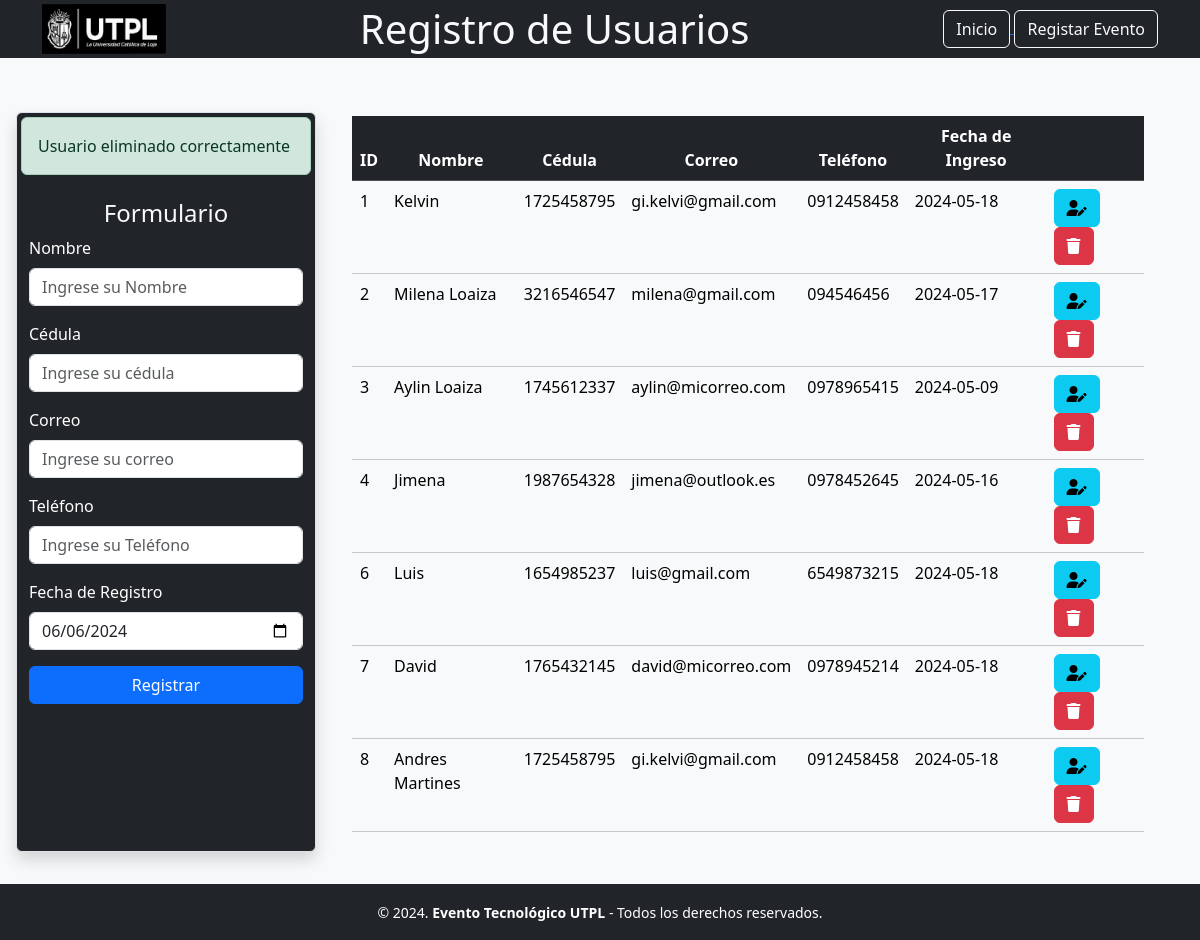
The page /registroUsuarios.php?id=1 on the database its author committed.
### tables this page shows
CREATE TABLE `usuarios` (
  `id` int(100) NOT NULL,
  `nombre` varchar(200) NOT NULL,
  `cedula` varchar(10) NOT NULL,
  `correo` varchar(150) NOT NULL,
  `telefono` varchar(10) NOT NULL,
  `fecha_registro` date NOT NULL
);

### registroUsuarios.php (the view, shortened to what this page needs)
<!DOCTYPE html>
<html lang="es">
<head>
    <link href="https://cdn.jsdelivr.net/npm/bootstrap@5.3.3/dist/css/bootstrap.min.css" rel="stylesheet">
</head>
<body class="bg-light">
    <header class="bg-dark text-light py-1 fixed-top">
        <div class="container d-flex justify-content-between align-items-center">
            <div>
                <img src="img/logo.png" alt="Logo" class="img-fluid" style="max-height: 50px;">
            </div>
            <div>
                <h1 class="text-center m-0">Registro de Usuarios</h1>
            </div>
            <div>
                <a href="index.php">
                    <button type="button" class="btn btn-outline-light">Inicio</button>
                </a>
                <a href="registroEvento.php">
                    <button type="button" class="btn btn-outline-light">Registar Evento</button>
                </a>
            </div>
        </div>
    </header>
    <div class="container-fluid mt-5 pt-5">
        <div class="row">
            <div class="col-md-3 bg-dark p-1 border rounded shadow m-3">
                <?php
                include "controlador/eliminar.php";
                ?>
                <form class="p-2" method="POST">
                    <h4 class="text-center   text-light"> Formulario </h4>
                    <div class="form-group mb-3">
                        <label for="nombre" class="form-label text-white">Nombre</label>
                        <input type="text" class="form-control" id="nombre" name="nombre" placeholder="Ingrese su Nombre">
                    </div>
                    <div class="form-group mb-3">
                        <label for="cedula" class="form-label text-white">Cédula</label>
                        <input type="text" class="form-control" id="cedula" name="cedula" placeholder="Ingrese su cédula">
                    </div>
                    <div class="form-group mb-3">
                        <label for="correo" class="form-label text-white">Correo</label>
                        <input type="email" class="form-control" id="correo" name="correo" placeholder="Ingrese su correo">
                    </div>
                    <div class="form-group mb-3">
                        <label for="telefono" class="form-label text-white">Teléfono</label>
                        <input type="text" class="form-control" id="telefono" name="telefono" placeholder="Ingrese su Teléfono">
                    </div>
                    <div class="form-group mb-3">
                        <label for="fecha_registro" class="form-label text-white">Fecha de Registro</label>
                        <input type="date" class="form-control" id="fecha_registro" name="fecha_registro">
                    </div>
                    <div class="d-grid">
                        <button type="submit" class="btn btn-primary" name="btnregistrar" value="ok">Registrar</button>
                    </div>
                </form>
            </div>
            <div class="col-md-8 p-1 m-3">
                <table class="table table-light table-hover">
                    <thead class="table-dark">
                        <tr class="text-center">
                            <th scope="col">ID</th>
                            <th scope="col">Nombre</th>
                            <th scope="col">Cédula</th>
                            <th scope="col">Correo</th>
                            <th scope="col">Teléfono</th>
                            <th scope="col">Fecha de Ingreso</th>
                            <th scope="col"></th>
                        </tr>
                    </thead>
                    <tbody>
                        <?php
                        include "conexion.php";
                        $sql = $conexion->query("SELECT * FROM usuarios");
                        while ($datos = $sql->fetch_object()) { ?>
                            <tr>
                                <td><?= $datos->id ?></td>
                                <td><?= $datos->nombre ?></td>
                                <td><?= $datos->cedula ?></td>
                                <td><?= $datos->correo ?></td>
                                <td><?= $datos->telefono ?></td>
                                <td><?= $datos->fecha_registro ?></td>
                                <td>
                                    <a href="modificar.php?id=<?= $datos->id ?>" class="btn btn-small btn-info"> <i class="fa-solid fa-user-pen"></i></a>
                                    <a onclick="return eliminar()" href="registroUsuarios.php?id=<?= $datos->id ?>" class="btn btn-small btn-danger"> <i class="fa-solid fa-trash"></i></a>
                                </td>
                            </tr>
                        <?php } ?>
                    </tbody>
                </table>
            </div>
        </div>
    </div>
    <br>
    <br>
    <br>
    <footer class="text-center text-bg-dark mt-auto py-3 fixed-bottom">
        <small>&copy; 2024. <b>Evento Tecnológico UTPL</b> - Todos los derechos reservados.</small>
    </footer>
</body>
</html>

### rows shown on the page
usuarios: id "1", nombre "Kelvin", cedula "1725458795", correo "gi.kelvi@gmail.com", telefono "0912458458", fecha_registro "2024-05-18"
usuarios: id "2", nombre "Milena Loaiza", cedula "3216546547", correo "milena@gmail.com", telefono "094546456", fecha_registro "2024-05-17"
usuarios: id "3", nombre "Aylin Loaiza", cedula "1745612337", correo "aylin@micorreo.com", telefono "0978965415", fecha_registro "2024-05-09"
usuarios: id "4", nombre "Jimena", cedula "1987654328", correo "jimena@outlook.es", telefono "0978452645", fecha_registro "2024-05-16"
usuarios: id "6", nombre "Luis", cedula "1654985237", correo "luis@gmail.com", telefono "6549873215", fecha_registro "2024-05-18"
usuarios: id "7", nombre "David", cedula "1765432145", correo "david@micorreo.com", telefono "0978945214", fecha_registro "2024-05-18"
usuarios: id "8", nombre "Andres Martines", cedula "1725458795", correo "gi.kelvi@gmail.com", telefono "0912458458", fecha_registro "2024-05-18"
